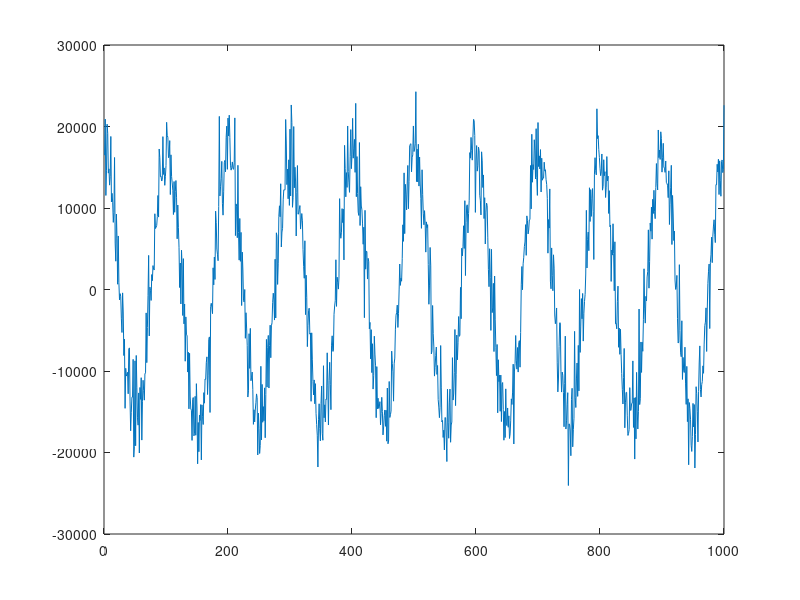

Reproduce this figure in MATLAB.
clear all
close all
clc
home

Sample_Point   = 1000;
ADC_Resolution = 14;
Amplitude      = 2^ADC_Resolution;
Noise_Gain     = 3000;

t = 0:2*pi/(Sample_Point-1):2*pi;                 %Radius for one sinewave period
cosinewave = Amplitude*cos(10*t);                 %pure sinewave multiply with Amplitude
random_noise = Noise_Gain*randn(1,Sample_Point);  %1000 noise data multiply with Noise_Gain

noise_cosine = cosinewave + random_noise;         %sinewave+random noise
plot(noise_cosine)
